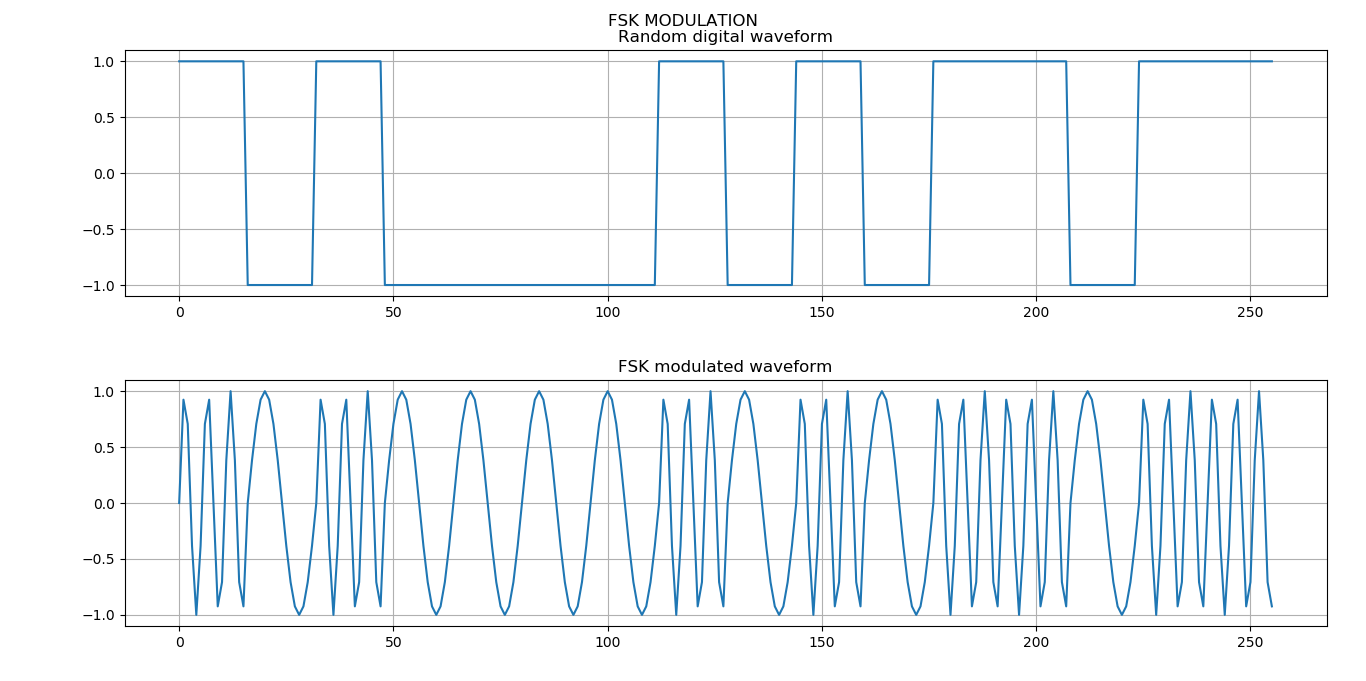

Python code for this plot:
'''
This script is used to generate FSK modulated output of a random digital waveform.
For +ve inputs the FSK output is a sinusoid of frequency f1
and for -ve wave the output is a sinusoid of frequency f2
'''
import math
import matplotlib.pyplot as plt
import numpy as np
from random import random

#random signal generation
bit_length = int(input("Enter the bit duration : "))
total_length = int(input("Enter the total duration : "))
n_sym = math.ceil(total_length/bit_length)
input_bits = [random()-0.5 for i in range(n_sym)]
syms = [1 if i>=0 else -1 for i in input_bits]
input_stream = []
for i in syms:
	for _ in range(bit_length):
		input_stream.append(i)


#FSK modulation
t = [i for i in range(total_length)]
fc = 1/(0.5*bit_length)
f = [(fc/2)*i for i in input_stream]
output = []
for i,j in zip(f,t):
	output.append(math.sin(2*math.pi*(fc+i)*j))

plt.suptitle("FSK MODULATION")
plt.subplot(211)
plt.title("Random digital waveform")
plt.plot(input_stream),plt.grid()
plt.subplot(212)
plt.title("FSK modulated waveform")
plt.plot(output),plt.grid()
plt.tight_layout(),plt.show()
